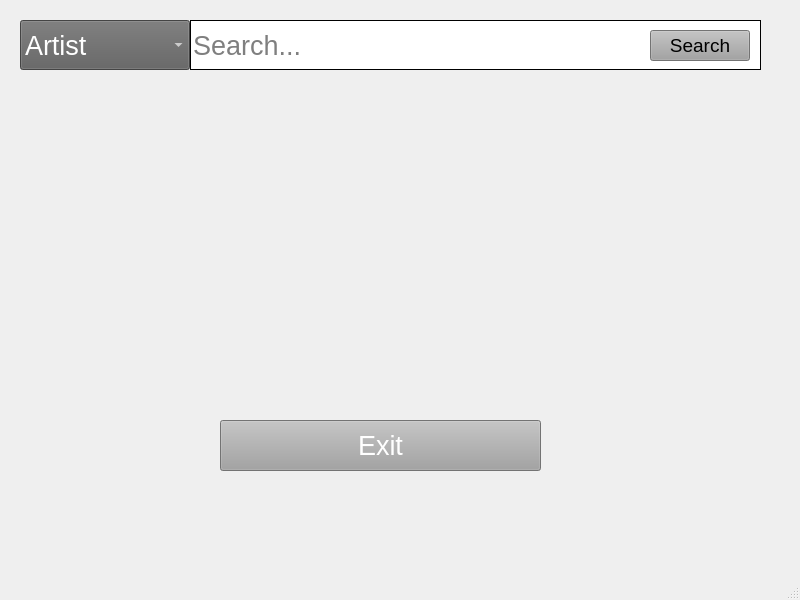
<?xml version="1.0" encoding="UTF-8"?>
<ui version="4.0">
 <class>MainWindow</class>
 <widget class="QMainWindow" name="MainWindow">
  <property name="geometry">
   <rect>
    <x>0</x>
    <y>0</y>
    <width>800</width>
    <height>600</height>
   </rect>
  </property>
  <property name="windowTitle">
   <string>MainWindow</string>
  </property>
  <widget class="QWidget" name="centralwidget">
   <widget class="QLineEdit" name="lineEdit">
    <property name="geometry">
     <rect>
      <x>190</x>
      <y>20</y>
      <width>571</width>
      <height>50</height>
     </rect>
    </property>
    <property name="maximumSize">
     <size>
      <width>1000</width>
      <height>16777215</height>
     </size>
    </property>
    <property name="font">
     <font>
      <pointsize>20</pointsize>
     </font>
    </property>
    <property name="styleSheet">
     <string notr="true">background-color: #FFFFFF;
border: 1px solid black;
border-radius: 50%;</string>
    </property>
    <property name="placeholderText">
     <string>Search...</string>
    </property>
   </widget>
   <widget class="QComboBox" name="comboBox">
    <property name="enabled">
     <bool>true</bool>
    </property>
    <property name="geometry">
     <rect>
      <x>20</x>
      <y>20</y>
      <width>170</width>
      <height>50</height>
     </rect>
    </property>
    <property name="maximumSize">
     <size>
      <width>1000</width>
      <height>1000</height>
     </size>
    </property>
    <property name="font">
     <font>
      <pointsize>20</pointsize>
     </font>
    </property>
    <property name="autoFillBackground">
     <bool>false</bool>
    </property>
    <property name="styleSheet">
     <string notr="true">color: rgb(255, 255, 255);
background-color: rgb(95, 95, 95);</string>
    </property>
    <item>
     <property name="text">
      <string>Artist</string>
     </property>
    </item>
    <item>
     <property name="text">
      <string>Title</string>
     </property>
    </item>
    <item>
     <property name="text">
      <string>Album</string>
     </property>
    </item>
   </widget>
   <widget class="QPushButton" name="searchButton">
    <property name="geometry">
     <rect>
      <x>650</x>
      <y>30</y>
      <width>100</width>
      <height>31</height>
     </rect>
    </property>
    <property name="maximumSize">
     <size>
      <width>1000</width>
      <height>1000</height>
     </size>
    </property>
    <property name="font">
     <font>
      <pointsize>14</pointsize>
     </font>
    </property>
    <property name="styleSheet">
     <string notr="true">color: #000000;
background-color: rgb(161, 161, 161);</string>
    </property>
    <property name="text">
     <string>Search</string>
    </property>
   </widget>
   <widget class="QPushButton" name="pushButton">
    <property name="geometry">
     <rect>
      <x>220</x>
      <y>420</y>
      <width>321</width>
      <height>51</height>
     </rect>
    </property>
    <property name="font">
     <font>
      <pointsize>20</pointsize>
     </font>
    </property>
    <property name="styleSheet">
     <string notr="true">background-color:rgb(161,161,161);color:white;</string>
    </property>
    <property name="text">
     <string>Exit</string>
    </property>
   </widget>
  </widget>
  <widget class="QStatusBar" name="statusbar"/>
 </widget>
 <resources/>
 <connections/>
</ui>
